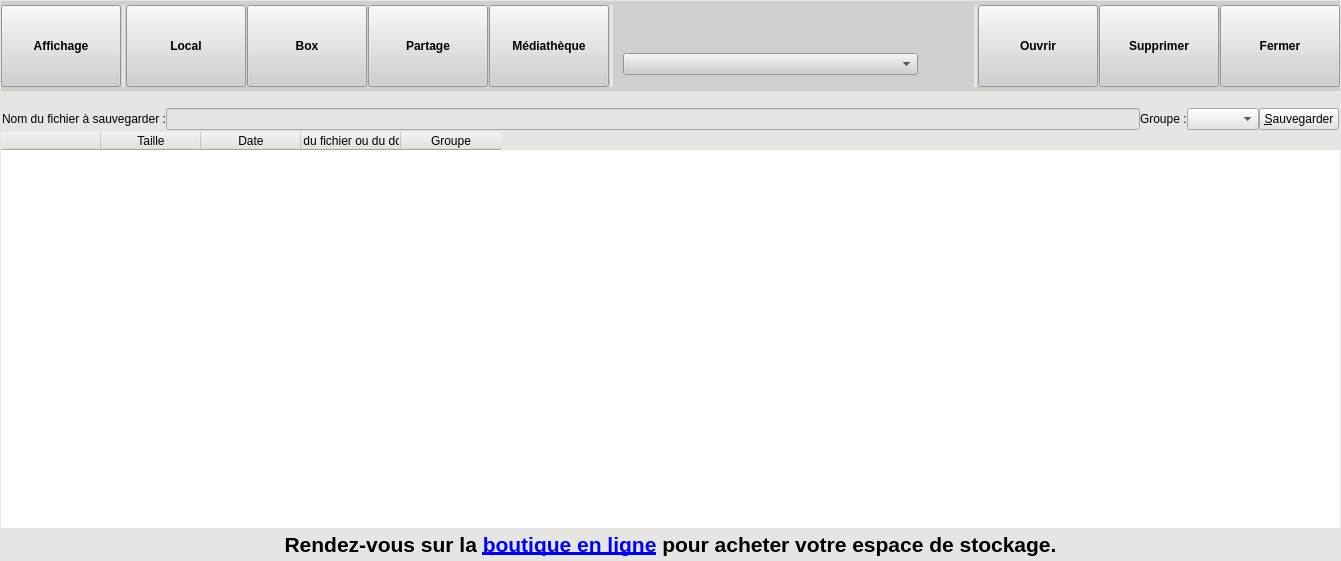
<?xml version="1.0" encoding="UTF-8"?>
<ui version="4.0">
 <class>AbulEduBoxFileManagerV1</class>
 <widget class="QWidget" name="AbulEduBoxFileManagerV1">
  <property name="geometry">
   <rect>
    <x>0</x>
    <y>0</y>
    <width>1341</width>
    <height>561</height>
   </rect>
  </property>
  <property name="minimumSize">
   <size>
    <width>0</width>
    <height>0</height>
   </size>
  </property>
  <property name="windowTitle">
   <string>Gestionnaire de fichiers AbulÉduBox</string>
  </property>
  <property name="styleSheet">
   <string notr="true">background-color:#e5e6e1; </string>
  </property>
  <layout class="QGridLayout" name="gridLayout">
   <property name="leftMargin">
    <number>1</number>
   </property>
   <property name="topMargin">
    <number>1</number>
   </property>
   <property name="rightMargin">
    <number>1</number>
   </property>
   <property name="bottomMargin">
    <number>1</number>
   </property>
   <property name="spacing">
    <number>1</number>
   </property>
   <item row="3" column="0">
    <widget class="QStackedWidget" name="stackedWidgetAbulEduBoxFileManager">
     <property name="styleSheet">
      <string notr="true">QWidget #stackedWidget {
	background: transparent;
}

QWidget #pageSimple {
	background: transparent;
}

QWidget #pageComplet {
	background: transparent;
}
</string>
     </property>
     <property name="currentIndex">
      <number>0</number>
     </property>
     <widget class="QWidget" name="pageComplet">
      <layout class="QGridLayout" name="gridLayout_2">
       <property name="leftMargin">
        <number>0</number>
       </property>
       <property name="topMargin">
        <number>0</number>
       </property>
       <property name="rightMargin">
        <number>0</number>
       </property>
       <property name="bottomMargin">
        <number>0</number>
       </property>
       <property name="spacing">
        <number>0</number>
       </property>
       <item row="0" column="0">
        <widget class="QFrame" name="frmCompletBas">
         <property name="sizePolicy">
          <sizepolicy hsizetype="Preferred" vsizetype="Expanding">
           <horstretch>0</horstretch>
           <verstretch>0</verstretch>
          </sizepolicy>
         </property>
         <property name="minimumSize">
          <size>
           <width>0</width>
           <height>0</height>
          </size>
         </property>
         <property name="styleSheet">
          <string notr="true"/>
         </property>
         <property name="frameShape">
          <enum>QFrame::NoFrame</enum>
         </property>
         <property name="frameShadow">
          <enum>QFrame::Plain</enum>
         </property>
         <property name="lineWidth">
          <number>0</number>
         </property>
         <layout class="QGridLayout" name="gridLayout_5">
          <property name="leftMargin">
           <number>0</number>
          </property>
          <property name="topMargin">
           <number>0</number>
          </property>
          <property name="rightMargin">
           <number>0</number>
          </property>
          <property name="bottomMargin">
           <number>0</number>
          </property>
          <property name="spacing">
           <number>0</number>
          </property>
          <item row="0" column="0" rowspan="2">
           <widget class="QTableWidget" name="twComplet">
            <property name="contextMenuPolicy">
             <enum>Qt::CustomContextMenu</enum>
            </property>
            <property name="styleSheet">
             <string notr="true">QTableWidget {
  border-radius: 0px;
  border-style: solid;
  border-color: #fff;
  background: #fff;
  padding: 0px;
}</string>
            </property>
            <property name="frameShape">
             <enum>QFrame::NoFrame</enum>
            </property>
            <property name="lineWidth">
             <number>0</number>
            </property>
            <property name="horizontalScrollBarPolicy">
             <enum>Qt::ScrollBarAlwaysOff</enum>
            </property>
            <property name="editTriggers">
             <set>QAbstractItemView::NoEditTriggers</set>
            </property>
            <property name="alternatingRowColors">
             <bool>true</bool>
            </property>
            <property name="selectionMode">
             <enum>QAbstractItemView::SingleSelection</enum>
            </property>
            <property name="selectionBehavior">
             <enum>QAbstractItemView::SelectRows</enum>
            </property>
            <property name="iconSize">
             <size>
              <width>48</width>
              <height>48</height>
             </size>
            </property>
            <property name="showGrid">
             <bool>false</bool>
            </property>
            <property name="gridStyle">
             <enum>Qt::NoPen</enum>
            </property>
            <property name="sortingEnabled">
             <bool>true</bool>
            </property>
            <property name="wordWrap">
             <bool>false</bool>
            </property>
            <property name="cornerButtonEnabled">
             <bool>false</bool>
            </property>
            <attribute name="verticalHeaderVisible">
             <bool>false</bool>
            </attribute>
            <column>
             <property name="text">
              <string/>
             </property>
            </column>
            <column>
             <property name="text">
              <string>Taille</string>
             </property>
            </column>
            <column>
             <property name="text">
              <string>Date</string>
             </property>
            </column>
            <column>
             <property name="text">
              <string>Nom du fichier ou du dossier</string>
             </property>
            </column>
            <column>
             <property name="text">
              <string>Groupe</string>
             </property>
            </column>
           </widget>
          </item>
         </layout>
        </widget>
       </item>
      </layout>
     </widget>
     <widget class="QWidget" name="pageSimple">
      <layout class="QGridLayout" name="gridLayout_4">
       <property name="leftMargin">
        <number>3</number>
       </property>
       <property name="topMargin">
        <number>0</number>
       </property>
       <property name="rightMargin">
        <number>0</number>
       </property>
       <property name="bottomMargin">
        <number>3</number>
       </property>
       <property name="spacing">
        <number>0</number>
       </property>
       <item row="0" column="0">
        <widget class="QFrame" name="frmSimpleHaut">
         <property name="styleSheet">
          <string notr="true">vertical-align: top;</string>
         </property>
         <property name="frameShape">
          <enum>QFrame::NoFrame</enum>
         </property>
         <property name="frameShadow">
          <enum>QFrame::Plain</enum>
         </property>
         <property name="lineWidth">
          <number>0</number>
         </property>
         <layout class="QGridLayout" name="gridLayout_3">
          <property name="leftMargin">
           <number>2</number>
          </property>
          <property name="topMargin">
           <number>0</number>
          </property>
          <property name="rightMargin">
           <number>2</number>
          </property>
          <property name="bottomMargin">
           <number>0</number>
          </property>
          <property name="horizontalSpacing">
           <number>4</number>
          </property>
          <property name="verticalSpacing">
           <number>0</number>
          </property>
          <item row="0" column="0">
           <widget class="QFrame" name="frmSimpleBas">
            <property name="styleSheet">
             <string notr="true"/>
            </property>
            <property name="frameShape">
             <enum>QFrame::NoFrame</enum>
            </property>
            <property name="frameShadow">
             <enum>QFrame::Plain</enum>
            </property>
            <property name="lineWidth">
             <number>0</number>
            </property>
            <layout class="QGridLayout" name="gridLayout_6">
             <item row="0" column="0">
              <widget class="QListWidget" name="lwSimple">
               <property name="styleSheet">
                <string notr="true">QListWidget {
  border-radius: 15px;
  border-style: solid;
  border-color: #fff;
  background: #fff;
  padding: 10px;
}</string>
               </property>
               <property name="horizontalScrollBarPolicy">
                <enum>Qt::ScrollBarAlwaysOff</enum>
               </property>
               <property name="editTriggers">
                <set>QAbstractItemView::DoubleClicked|QAbstractItemView::SelectedClicked</set>
               </property>
               <property name="showDropIndicator" stdset="0">
                <bool>false</bool>
               </property>
               <property name="dragDropMode">
                <enum>QAbstractItemView::DragDrop</enum>
               </property>
               <property name="iconSize">
                <size>
                 <width>96</width>
                 <height>96</height>
                </size>
               </property>
               <property name="textElideMode">
                <enum>Qt::ElideNone</enum>
               </property>
               <property name="movement">
                <enum>QListView::Free</enum>
               </property>
               <property name="viewMode">
                <enum>QListView::IconMode</enum>
               </property>
               <property name="uniformItemSizes">
                <bool>true</bool>
               </property>
               <property name="sortingEnabled">
                <bool>true</bool>
               </property>
              </widget>
             </item>
            </layout>
           </widget>
          </item>
         </layout>
        </widget>
       </item>
      </layout>
     </widget>
     <widget class="QWidget" name="pageMediatheque">
      <layout class="QGridLayout" name="gridLayout_7">
       <property name="leftMargin">
        <number>3</number>
       </property>
       <property name="topMargin">
        <number>3</number>
       </property>
       <property name="rightMargin">
        <number>3</number>
       </property>
       <property name="bottomMargin">
        <number>3</number>
       </property>
       <property name="horizontalSpacing">
        <number>3</number>
       </property>
       <property name="verticalSpacing">
        <number>0</number>
       </property>
       <item row="0" column="0">
        <widget class="AbulEduMediathequeGetV1" name="widgetMediathequeGet" native="true"/>
       </item>
      </layout>
     </widget>
     <widget class="QWidget" name="pageAbulEduBoxFileManagerSSOLogin">
      <layout class="QVBoxLayout" name="verticalLayout">
       <property name="spacing">
        <number>0</number>
       </property>
       <property name="leftMargin">
        <number>3</number>
       </property>
       <property name="topMargin">
        <number>3</number>
       </property>
       <property name="rightMargin">
        <number>3</number>
       </property>
       <property name="bottomMargin">
        <number>3</number>
       </property>
       <item>
        <widget class="AbulEduSSOLoginV1" name="widgetAbuleduSSOLogin" native="true"/>
       </item>
       <item>
        <spacer name="verticalSpacer_2">
         <property name="orientation">
          <enum>Qt::Vertical</enum>
         </property>
         <property name="sizeHint" stdset="0">
          <size>
           <width>20</width>
           <height>407</height>
          </size>
         </property>
        </spacer>
       </item>
      </layout>
     </widget>
    </widget>
   </item>
   <item row="0" column="0">
    <widget class="QFrame" name="frmCompletHaut">
     <property name="sizePolicy">
      <sizepolicy hsizetype="Preferred" vsizetype="Minimum">
       <horstretch>0</horstretch>
       <verstretch>0</verstretch>
      </sizepolicy>
     </property>
     <property name="minimumSize">
      <size>
       <width>30</width>
       <height>90</height>
      </size>
     </property>
     <property name="maximumSize">
      <size>
       <width>16777215</width>
       <height>16777215</height>
      </size>
     </property>
     <property name="styleSheet">
      <string notr="true">background-color:#cfcfcf;</string>
     </property>
     <property name="frameShape">
      <enum>QFrame::NoFrame</enum>
     </property>
     <property name="frameShadow">
      <enum>QFrame::Plain</enum>
     </property>
     <property name="lineWidth">
      <number>0</number>
     </property>
     <layout class="QGridLayout" name="gridLayout_8">
      <property name="leftMargin">
       <number>0</number>
      </property>
      <property name="topMargin">
       <number>0</number>
      </property>
      <property name="rightMargin">
       <number>0</number>
      </property>
      <property name="bottomMargin">
       <number>0</number>
      </property>
      <property name="horizontalSpacing">
       <number>1</number>
      </property>
      <property name="verticalSpacing">
       <number>0</number>
      </property>
      <item row="0" column="2">
       <widget class="QFrame" name="separationVH1">
        <property name="minimumSize">
         <size>
          <width>0</width>
          <height>0</height>
         </size>
        </property>
        <property name="maximumSize">
         <size>
          <width>3</width>
          <height>16777215</height>
         </size>
        </property>
        <property name="styleSheet">
         <string notr="true">background-color:#e5e6e1;</string>
        </property>
        <property name="frameShape">
         <enum>QFrame::NoFrame</enum>
        </property>
        <property name="frameShadow">
         <enum>QFrame::Raised</enum>
        </property>
       </widget>
      </item>
      <item row="0" column="8">
       <widget class="QFrame" name="separationVH2">
        <property name="minimumSize">
         <size>
          <width>0</width>
          <height>0</height>
         </size>
        </property>
        <property name="maximumSize">
         <size>
          <width>3</width>
          <height>16777215</height>
         </size>
        </property>
        <property name="styleSheet">
         <string notr="true">background-color:#e5e6e1;</string>
        </property>
        <property name="frameShape">
         <enum>QFrame::NoFrame</enum>
        </property>
        <property name="frameShadow">
         <enum>QFrame::Raised</enum>
        </property>
       </widget>
      </item>
      <item row="0" column="3">
       <widget class="AbulEduFlatBoutonV1" name="btnMonPC">
        <property name="sizePolicy">
         <sizepolicy hsizetype="Preferred" vsizetype="Preferred">
          <horstretch>0</horstretch>
          <verstretch>0</verstretch>
         </sizepolicy>
        </property>
        <property name="minimumSize">
         <size>
          <width>0</width>
          <height>0</height>
         </size>
        </property>
        <property name="maximumSize">
         <size>
          <width>120</width>
          <height>110</height>
         </size>
        </property>
        <property name="font">
         <font>
          <pointsize>9</pointsize>
          <weight>75</weight>
          <bold>true</bold>
         </font>
        </property>
        <property name="autoFillBackground">
         <bool>false</bool>
        </property>
        <property name="text">
         <string>Local</string>
        </property>
        <property name="checkable">
         <bool>true</bool>
        </property>
        <property name="autoExclusive">
         <bool>true</bool>
        </property>
        <property name="IconeNormale" stdset="0">
         <string notr="true">:/abuleduboxfilemanagerv1/disqueDur</string>
        </property>
        <property name="IconeSurvol" stdset="0">
         <string notr="true">:/abuleduboxfilemanagerv1/disqueDurHover</string>
        </property>
        <property name="IconePressed" stdset="0">
         <string notr="true">:/abuleduboxfilemanagerv1/disqueDurPressed</string>
        </property>
        <property name="IconeDisabled" stdset="0">
         <string notr="true">:/abuleduboxfilemanagerv1/disqueDurDisabled</string>
        </property>
        <property name="BackgroundAlignment" stdset="0">
         <string notr="true">center top</string>
        </property>
        <property name="TextePaddingLeft" stdset="0">
         <double>-5.000000000000000</double>
        </property>
        <property name="TextePaddingRight" stdset="0">
         <double>-10.000000000000000</double>
        </property>
        <property name="AbeFlatBoutonFontSize" stdset="0">
         <number>10</number>
        </property>
        <property name="CouleurTexteNormale" stdset="0">
         <color>
          <red>255</red>
          <green>255</green>
          <blue>255</blue>
         </color>
        </property>
        <property name="CouleurTexteSurvol" stdset="0">
         <color>
          <red>170</red>
          <green>170</green>
          <blue>170</blue>
         </color>
        </property>
        <property name="CouleurTextePressed" stdset="0">
         <color>
          <red>140</red>
          <green>140</green>
          <blue>140</blue>
         </color>
        </property>
        <property name="CouleurTexteDisabled" stdset="0">
         <color>
          <red>230</red>
          <green>230</green>
          <blue>230</blue>
         </color>
        </property>
       </widget>
      </item>
      <item row="0" column="10">
       <widget class="QFrame" name="frmRecherche">
        <property name="maximumSize">
         <size>
          <width>16777215</width>
          <height>82</height>
         </size>
        </property>
        <property name="styleSheet">
         <string notr="true"/>
        </property>
        <layout class="QGridLayout" name="gl_recherche">
         <property name="verticalSpacing">
          <number>12</number>
         </property>
         <item row="0" column="0">
          <widget class="QLineEdit" name="leRecherche">
           <property name="sizePolicy">
            <sizepolicy hsizetype="Preferred" vsizetype="Fixed">
             <horstretch>0</horstretch>
             <verstretch>0</verstretch>
            </sizepolicy>
           </property>
           <property name="minimumSize">
            <size>
             <width>0</width>
             <height>0</height>
            </size>
           </property>
           <property name="styleSheet">
            <string notr="true">padding: 0 0 0 25px;
background: url(:/abuleduboxfilemanagerv1/loupe) no-repeat left;
height: 25px;
border-radius: 5px;
width: 220px;
</string>
           </property>
          </widget>
         </item>
         <item row="0" column="1">
          <widget class="AbulEduFlatBoutonV1" name="btnRechercher">
           <property name="minimumSize">
            <size>
             <width>0</width>
             <height>0</height>
            </size>
           </property>
           <property name="maximumSize">
            <size>
             <width>40</width>
             <height>40</height>
            </size>
           </property>
           <property name="text">
            <string/>
           </property>
           <property name="flat">
            <bool>true</bool>
           </property>
           <property name="IconeNormale" stdset="0">
            <string notr="true">:/abuleduboxfilemanagerv1/go</string>
           </property>
           <property name="IconeSurvol" stdset="0">
            <string notr="true">:/abuleduboxfilemanagerv1/goHover</string>
           </property>
           <property name="IconePressed" stdset="0">
            <string notr="true">:/abuleduboxfilemanagerv1/goPressed</string>
           </property>
           <property name="IconeDisabled" stdset="0">
            <string notr="true">:/abuleduboxfilemanagerv1/goDisabled</string>
           </property>
          </widget>
         </item>
         <item row="2" column="0">
          <widget class="QComboBox" name="cbChoixAppliImporter">
           <property name="minimumSize">
            <size>
             <width>0</width>
             <height>0</height>
            </size>
           </property>
           <property name="insertPolicy">
            <enum>QComboBox::InsertAlphabetically</enum>
           </property>
           <property name="sizeAdjustPolicy">
            <enum>QComboBox::AdjustToMinimumContentsLength</enum>
           </property>
          </widget>
         </item>
        </layout>
       </widget>
      </item>
      <item row="0" column="4">
       <widget class="AbulEduFlatBoutonV1" name="btnBoxPerso">
        <property name="sizePolicy">
         <sizepolicy hsizetype="Preferred" vsizetype="Preferred">
          <horstretch>0</horstretch>
          <verstretch>0</verstretch>
         </sizepolicy>
        </property>
        <property name="minimumSize">
         <size>
          <width>0</width>
          <height>0</height>
         </size>
        </property>
        <property name="maximumSize">
         <size>
          <width>120</width>
          <height>110</height>
         </size>
        </property>
        <property name="font">
         <font>
          <pointsize>9</pointsize>
          <weight>75</weight>
          <bold>true</bold>
         </font>
        </property>
        <property name="cursor">
         <cursorShape>PointingHandCursor</cursorShape>
        </property>
        <property name="autoFillBackground">
         <bool>false</bool>
        </property>
        <property name="text">
         <string>Box</string>
        </property>
        <property name="checkable">
         <bool>true</bool>
        </property>
        <property name="autoExclusive">
         <bool>true</bool>
        </property>
        <property name="flat">
         <bool>false</bool>
        </property>
        <property name="IconeNormale" stdset="0">
         <string notr="true">:/abuleduboxfilemanagerv1/box</string>
        </property>
        <property name="IconeSurvol" stdset="0">
         <string notr="true">:/abuleduboxfilemanagerv1/boxHover</string>
        </property>
        <property name="IconePressed" stdset="0">
         <string notr="true">:/abuleduboxfilemanagerv1/boxPressed</string>
        </property>
        <property name="IconeDisabled" stdset="0">
         <string notr="true">:/abuleduboxfilemanagerv1/boxDisabled</string>
        </property>
        <property name="BackgroundAlignment" stdset="0">
         <string notr="true">center top</string>
        </property>
        <property name="TextePaddingLeft" stdset="0">
         <double>-5.000000000000000</double>
        </property>
        <property name="TextePaddingRight" stdset="0">
         <double>-10.000000000000000</double>
        </property>
        <property name="AbeFlatBoutonFontSize" stdset="0">
         <number>10</number>
        </property>
        <property name="CouleurTexteNormale" stdset="0">
         <color>
          <red>255</red>
          <green>255</green>
          <blue>255</blue>
         </color>
        </property>
        <property name="CouleurTexteSurvol" stdset="0">
         <color>
          <red>170</red>
          <green>170</green>
          <blue>170</blue>
         </color>
        </property>
        <property name="CouleurTextePressed" stdset="0">
         <color>
          <red>140</red>
          <green>140</green>
          <blue>140</blue>
         </color>
        </property>
        <property name="CouleurTexteDisabled" stdset="0">
         <color>
          <red>230</red>
          <green>230</green>
          <blue>230</blue>
         </color>
        </property>
       </widget>
      </item>
      <item row="0" column="13">
       <widget class="AbulEduFlatBoutonV1" name="btnOuvrir">
        <property name="sizePolicy">
         <sizepolicy hsizetype="Preferred" vsizetype="Preferred">
          <horstretch>0</horstretch>
          <verstretch>0</verstretch>
         </sizepolicy>
        </property>
        <property name="minimumSize">
         <size>
          <width>0</width>
          <height>0</height>
         </size>
        </property>
        <property name="maximumSize">
         <size>
          <width>120</width>
          <height>110</height>
         </size>
        </property>
        <property name="font">
         <font>
          <pointsize>9</pointsize>
          <weight>75</weight>
          <bold>true</bold>
         </font>
        </property>
        <property name="cursor">
         <cursorShape>PointingHandCursor</cursorShape>
        </property>
        <property name="autoFillBackground">
         <bool>false</bool>
        </property>
        <property name="text">
         <string>Ouvrir</string>
        </property>
        <property name="flat">
         <bool>false</bool>
        </property>
        <property name="IconeNormale" stdset="0">
         <string notr="true">:/abuleduboxfilemanagerv1/ouvrir</string>
        </property>
        <property name="IconeSurvol" stdset="0">
         <string notr="true">:/abuleduboxfilemanagerv1/ouvrirHover</string>
        </property>
        <property name="IconePressed" stdset="0">
         <string notr="true">:/abuleduboxfilemanagerv1/ouvrirPressed</string>
        </property>
        <property name="IconeDisabled" stdset="0">
         <string notr="true">:/abuleduboxfilemanagerv1/ouvrirDisabled</string>
        </property>
        <property name="BackgroundAlignment" stdset="0">
         <string notr="true">center top</string>
        </property>
        <property name="TextePaddingLeft" stdset="0">
         <double>-5.000000000000000</double>
        </property>
        <property name="TextePaddingRight" stdset="0">
         <double>-10.000000000000000</double>
        </property>
        <property name="TextePaddingBottom" stdset="0">
         <double>10.000000000000000</double>
        </property>
        <property name="AbeFlatBoutonFontSize" stdset="0">
         <number>10</number>
        </property>
        <property name="CouleurTexteNormale" stdset="0">
         <color>
          <red>255</red>
          <green>255</green>
          <blue>255</blue>
         </color>
        </property>
        <property name="CouleurTexteSurvol" stdset="0">
         <color>
          <red>170</red>
          <green>170</green>
          <blue>170</blue>
         </color>
        </property>
        <property name="CouleurTextePressed" stdset="0">
         <color>
          <red>140</red>
          <green>140</green>
          <blue>140</blue>
         </color>
        </property>
        <property name="CouleurTexteDisabled" stdset="0">
         <color>
          <red>230</red>
          <green>230</green>
          <blue>230</blue>
         </color>
        </property>
       </widget>
      </item>
      <item row="0" column="0">
       <widget class="AbulEduFlatBoutonV1" name="btnChangeAffichage">
        <property name="sizePolicy">
         <sizepolicy hsizetype="Preferred" vsizetype="Preferred">
          <horstretch>0</horstretch>
          <verstretch>0</verstretch>
         </sizepolicy>
        </property>
        <property name="minimumSize">
         <size>
          <width>0</width>
          <height>0</height>
         </size>
        </property>
        <property name="maximumSize">
         <size>
          <width>120</width>
          <height>110</height>
         </size>
        </property>
        <property name="font">
         <font>
          <pointsize>9</pointsize>
          <weight>75</weight>
          <bold>true</bold>
         </font>
        </property>
        <property name="cursor">
         <cursorShape>PointingHandCursor</cursorShape>
        </property>
        <property name="autoFillBackground">
         <bool>false</bool>
        </property>
        <property name="text">
         <string>Affichage</string>
        </property>
        <property name="flat">
         <bool>false</bool>
        </property>
        <property name="IconeNormale" stdset="0">
         <string notr="true">:/abuleduboxfilemanagerv1/affichageComplet</string>
        </property>
        <property name="IconeSurvol" stdset="0">
         <string notr="true">:/abuleduboxfilemanagerv1/affichageCompletHover</string>
        </property>
        <property name="IconePressed" stdset="0">
         <string notr="true">:/abuleduboxfilemanagerv1/affichageCompletPressed</string>
        </property>
        <property name="IconeDisabled" stdset="0">
         <string notr="true">:/abuleduboxfilemanagerv1/affichageCompletDisabled</string>
        </property>
        <property name="TextePaddingLeft" stdset="0">
         <double>-5.000000000000000</double>
        </property>
        <property name="TextePaddingRight" stdset="0">
         <double>-10.000000000000000</double>
        </property>
        <property name="AbeFlatBoutonFontSize" stdset="0">
         <number>10</number>
        </property>
        <property name="CouleurTexteNormale" stdset="0">
         <color>
          <red>255</red>
          <green>255</green>
          <blue>255</blue>
         </color>
        </property>
        <property name="CouleurTexteSurvol" stdset="0">
         <color>
          <red>170</red>
          <green>170</green>
          <blue>170</blue>
         </color>
        </property>
        <property name="CouleurTextePressed" stdset="0">
         <color>
          <red>140</red>
          <green>140</green>
          <blue>140</blue>
         </color>
        </property>
        <property name="CouleurTexteDisabled" stdset="0">
         <color>
          <red>230</red>
          <green>230</green>
          <blue>230</blue>
         </color>
        </property>
       </widget>
      </item>
      <item row="0" column="15">
       <widget class="AbulEduFlatBoutonV1" name="btnFermer">
        <property name="sizePolicy">
         <sizepolicy hsizetype="Preferred" vsizetype="Preferred">
          <horstretch>0</horstretch>
          <verstretch>0</verstretch>
         </sizepolicy>
        </property>
        <property name="minimumSize">
         <size>
          <width>0</width>
          <height>0</height>
         </size>
        </property>
        <property name="maximumSize">
         <size>
          <width>120</width>
          <height>110</height>
         </size>
        </property>
        <property name="font">
         <font>
          <pointsize>9</pointsize>
          <weight>75</weight>
          <bold>true</bold>
         </font>
        </property>
        <property name="cursor">
         <cursorShape>PointingHandCursor</cursorShape>
        </property>
        <property name="text">
         <string>Fermer</string>
        </property>
        <property name="IconeNormale" stdset="0">
         <string notr="true">:/abuleduboxfilemanagerv1/quitter</string>
        </property>
        <property name="IconeSurvol" stdset="0">
         <string notr="true">:/abuleduboxfilemanagerv1/quitterHover</string>
        </property>
        <property name="IconePressed" stdset="0">
         <string notr="true">:/abuleduboxfilemanagerv1/quitterPressed</string>
        </property>
        <property name="IconeDisabled" stdset="0">
         <string notr="true">:/abuleduboxfilemanagerv1/quitterDisabled</string>
        </property>
        <property name="BackgroundAlignment" stdset="0">
         <string notr="true">center top</string>
        </property>
        <property name="TextePaddingLeft" stdset="0">
         <double>-5.000000000000000</double>
        </property>
        <property name="TextePaddingRight" stdset="0">
         <double>-10.000000000000000</double>
        </property>
        <property name="TextePaddingBottom" stdset="0">
         <double>10.000000000000000</double>
        </property>
        <property name="AbeFlatBoutonFontSize" stdset="0">
         <number>10</number>
        </property>
        <property name="CouleurTexteNormale" stdset="0">
         <color>
          <red>255</red>
          <green>255</green>
          <blue>255</blue>
         </color>
        </property>
        <property name="CouleurTexteSurvol" stdset="0">
         <color>
          <red>170</red>
          <green>170</green>
          <blue>170</blue>
         </color>
        </property>
        <property name="CouleurTextePressed" stdset="0">
         <color>
          <red>140</red>
          <green>140</green>
          <blue>140</blue>
         </color>
        </property>
        <property name="CouleurTexteDisabled" stdset="0">
         <color>
          <red>230</red>
          <green>230</green>
          <blue>230</blue>
         </color>
        </property>
       </widget>
      </item>
      <item row="0" column="11">
       <widget class="QFrame" name="separationVH3">
        <property name="minimumSize">
         <size>
          <width>0</width>
          <height>0</height>
         </size>
        </property>
        <property name="maximumSize">
         <size>
          <width>3</width>
          <height>16777215</height>
         </size>
        </property>
        <property name="styleSheet">
         <string notr="true">background-color:#e5e6e1;</string>
        </property>
        <property name="frameShape">
         <enum>QFrame::NoFrame</enum>
        </property>
        <property name="frameShadow">
         <enum>QFrame::Raised</enum>
        </property>
       </widget>
      </item>
      <item row="0" column="5">
       <widget class="AbulEduFlatBoutonV1" name="btnBoxPartagee">
        <property name="sizePolicy">
         <sizepolicy hsizetype="Preferred" vsizetype="Preferred">
          <horstretch>0</horstretch>
          <verstretch>0</verstretch>
         </sizepolicy>
        </property>
        <property name="minimumSize">
         <size>
          <width>0</width>
          <height>0</height>
         </size>
        </property>
        <property name="maximumSize">
         <size>
          <width>120</width>
          <height>110</height>
         </size>
        </property>
        <property name="font">
         <font>
          <pointsize>9</pointsize>
          <weight>75</weight>
          <bold>true</bold>
         </font>
        </property>
        <property name="cursor">
         <cursorShape>PointingHandCursor</cursorShape>
        </property>
        <property name="autoFillBackground">
         <bool>false</bool>
        </property>
        <property name="text">
         <string>Partage</string>
        </property>
        <property name="checkable">
         <bool>true</bool>
        </property>
        <property name="autoExclusive">
         <bool>true</bool>
        </property>
        <property name="flat">
         <bool>false</bool>
        </property>
        <property name="IconeNormale" stdset="0">
         <string notr="true">:/abuleduboxfilemanagerv1/boxes</string>
        </property>
        <property name="IconeSurvol" stdset="0">
         <string notr="true">:/abuleduboxfilemanagerv1/boxesHover</string>
        </property>
        <property name="IconePressed" stdset="0">
         <string notr="true">:/abuleduboxfilemanagerv1/boxesPressed</string>
        </property>
        <property name="IconeDisabled" stdset="0">
         <string notr="true">:/abuleduboxfilemanagerv1/boxesDisabled</string>
        </property>
        <property name="BackgroundAlignment" stdset="0">
         <string notr="true">center top</string>
        </property>
        <property name="TextePaddingLeft" stdset="0">
         <double>-5.000000000000000</double>
        </property>
        <property name="TextePaddingRight" stdset="0">
         <double>-10.000000000000000</double>
        </property>
        <property name="AbeFlatBoutonFontSize" stdset="0">
         <number>10</number>
        </property>
        <property name="CouleurTexteNormale" stdset="0">
         <color>
          <red>255</red>
          <green>255</green>
          <blue>255</blue>
         </color>
        </property>
        <property name="CouleurTexteSurvol" stdset="0">
         <color>
          <red>170</red>
          <green>170</green>
          <blue>170</blue>
         </color>
        </property>
        <property name="CouleurTextePressed" stdset="0">
         <color>
          <red>140</red>
          <green>140</green>
          <blue>140</blue>
         </color>
        </property>
        <property name="CouleurTexteDisabled" stdset="0">
         <color>
          <red>230</red>
          <green>230</green>
          <blue>230</blue>
         </color>
        </property>
       </widget>
      </item>
      <item row="0" column="6">
       <widget class="AbulEduFlatBoutonV1" name="btnMediatheque">
        <property name="sizePolicy">
         <sizepolicy hsizetype="Preferred" vsizetype="Preferred">
          <horstretch>0</horstretch>
          <verstretch>0</verstretch>
         </sizepolicy>
        </property>
        <property name="minimumSize">
         <size>
          <width>0</width>
          <height>0</height>
         </size>
        </property>
        <property name="maximumSize">
         <size>
          <width>120</width>
          <height>110</height>
         </size>
        </property>
        <property name="font">
         <font>
          <pointsize>9</pointsize>
          <weight>75</weight>
          <bold>true</bold>
         </font>
        </property>
        <property name="cursor">
         <cursorShape>PointingHandCursor</cursorShape>
        </property>
        <property name="text">
         <string>Médiathèque</string>
        </property>
        <property name="checkable">
         <bool>true</bool>
        </property>
        <property name="autoExclusive">
         <bool>true</bool>
        </property>
        <property name="IconeNormale" stdset="0">
         <string notr="true">:/abuleduboxfilemanagerv1/mediatheque</string>
        </property>
        <property name="IconeSurvol" stdset="0">
         <string notr="true">:/abuleduboxfilemanagerv1/mediathequeHover</string>
        </property>
        <property name="IconePressed" stdset="0">
         <string notr="true">:/abuleduboxfilemanagerv1/mediathequePressed</string>
        </property>
        <property name="IconeDisabled" stdset="0">
         <string notr="true">:/abuleduboxfilemanagerv1/mediathequePressedDisabled</string>
        </property>
        <property name="BackgroundAlignment" stdset="0">
         <string notr="true">center top</string>
        </property>
        <property name="TextePaddingLeft" stdset="0">
         <double>-5.000000000000000</double>
        </property>
        <property name="TextePaddingRight" stdset="0">
         <double>-10.000000000000000</double>
        </property>
        <property name="TextePaddingBottom" stdset="0">
         <double>10.000000000000000</double>
        </property>
        <property name="AbeFlatBoutonFontSize" stdset="0">
         <number>10</number>
        </property>
        <property name="CouleurTexteNormale" stdset="0">
         <color>
          <red>255</red>
          <green>255</green>
          <blue>255</blue>
         </color>
        </property>
        <property name="CouleurTexteSurvol" stdset="0">
         <color>
          <red>170</red>
          <green>170</green>
          <blue>170</blue>
         </color>
        </property>
        <property name="CouleurTextePressed" stdset="0">
         <color>
          <red>140</red>
          <green>140</green>
          <blue>140</blue>
         </color>
        </property>
        <property name="CouleurTexteDisabled" stdset="0">
         <color>
          <red>230</red>
          <green>230</green>
          <blue>230</blue>
         </color>
        </property>
       </widget>
      </item>
      <item row="0" column="14">
       <widget class="AbulEduFlatBoutonV1" name="btnSupprimer">
        <property name="sizePolicy">
         <sizepolicy hsizetype="Preferred" vsizetype="Preferred">
          <horstretch>0</horstretch>
          <verstretch>0</verstretch>
         </sizepolicy>
        </property>
        <property name="minimumSize">
         <size>
          <width>0</width>
          <height>0</height>
         </size>
        </property>
        <property name="maximumSize">
         <size>
          <width>120</width>
          <height>110</height>
         </size>
        </property>
        <property name="font">
         <font>
          <pointsize>9</pointsize>
          <weight>75</weight>
          <bold>true</bold>
         </font>
        </property>
        <property name="cursor">
         <cursorShape>PointingHandCursor</cursorShape>
        </property>
        <property name="text">
         <string>Supprimer</string>
        </property>
        <property name="IconeNormale" stdset="0">
         <string notr="true">:/abuleduboxfilemanagerv1/supprimer</string>
        </property>
        <property name="IconeSurvol" stdset="0">
         <string notr="true">:/abuleduboxfilemanagerv1/supprimerHover</string>
        </property>
        <property name="IconePressed" stdset="0">
         <string notr="true">:/abuleduboxfilemanagerv1/supprimerPressed</string>
        </property>
        <property name="IconeDisabled" stdset="0">
         <string notr="true">:/abuleduboxfilemanagerv1/supprimerDisabled</string>
        </property>
        <property name="BackgroundAlignment" stdset="0">
         <string notr="true">center top</string>
        </property>
        <property name="TextePaddingLeft" stdset="0">
         <double>-5.000000000000000</double>
        </property>
        <property name="TextePaddingRight" stdset="0">
         <double>-10.000000000000000</double>
        </property>
        <property name="TextePaddingBottom" stdset="0">
         <double>10.000000000000000</double>
        </property>
        <property name="AbeFlatBoutonFontSize" stdset="0">
         <number>10</number>
        </property>
        <property name="CouleurTexteNormale" stdset="0">
         <color>
          <red>255</red>
          <green>255</green>
          <blue>255</blue>
         </color>
        </property>
        <property name="CouleurTexteSurvol" stdset="0">
         <color>
          <red>170</red>
          <green>170</green>
          <blue>170</blue>
         </color>
        </property>
        <property name="CouleurTextePressed" stdset="0">
         <color>
          <red>140</red>
          <green>140</green>
          <blue>140</blue>
         </color>
        </property>
        <property name="CouleurTexteDisabled" stdset="0">
         <color>
          <red>230</red>
          <green>230</green>
          <blue>230</blue>
         </color>
        </property>
       </widget>
      </item>
     </layout>
    </widget>
   </item>
   <item row="4" column="0">
    <widget class="QFrame" name="frFooter">
     <layout class="QVBoxLayout" name="vl_footer">
      <property name="spacing">
       <number>3</number>
      </property>
      <property name="leftMargin">
       <number>3</number>
      </property>
      <property name="topMargin">
       <number>3</number>
      </property>
      <property name="rightMargin">
       <number>3</number>
      </property>
      <property name="bottomMargin">
       <number>3</number>
      </property>
      <item>
       <widget class="QLabel" name="lblAchetezEspaceStockage">
        <property name="text">
         <string>&lt;!DOCTYPE HTML PUBLIC &quot;-//W3C//DTD HTML 4.0//EN&quot; &quot;http://www.w3.org/TR/REC-html40/strict.dtd&quot;&gt;
&lt;html&gt;&lt;head&gt;&lt;meta name=&quot;qrichtext&quot; content=&quot;1&quot; /&gt;&lt;style type=&quot;text/css&quot;&gt;
p, li { white-space: pre-wrap; }
&lt;/style&gt;&lt;/head&gt;&lt;body style=&quot; font-family:'Sans'; font-size:10pt; font-weight:400; font-style:normal;&quot;&gt;
&lt;p style=&quot; margin-top:0px; margin-bottom:0px; margin-left:0px; margin-right:0px; -qt-block-indent:0; text-indent:0px;&quot;&gt;&lt;span style=&quot; font-size:16pt; font-weight:600;&quot;&gt;Rendez-vous sur la &lt;/span&gt;&lt;a href=&quot;https://www.ryxeo.com/boutique/fr/16-espace-de-stockage&quot;&gt;&lt;span style=&quot; font-size:16pt; font-weight:600; text-decoration: underline; color:#0000ff;&quot;&gt;boutique en ligne&lt;/span&gt;&lt;/a&gt;&lt;span style=&quot; font-size:16pt; font-weight:600;&quot;&gt; pour acheter votre espace de stockage.&lt;/span&gt;&lt;/p&gt;&lt;/body&gt;&lt;/html&gt;</string>
        </property>
        <property name="scaledContents">
         <bool>true</bool>
        </property>
        <property name="alignment">
         <set>Qt::AlignCenter</set>
        </property>
        <property name="wordWrap">
         <bool>true</bool>
        </property>
        <property name="openExternalLinks">
         <bool>true</bool>
        </property>
       </widget>
      </item>
     </layout>
    </widget>
   </item>
   <item row="2" column="0">
    <widget class="QWidget" name="widgetFichierSauvegarder" native="true">
     <layout class="QHBoxLayout" name="horizontalLayout">
      <property name="spacing">
       <number>0</number>
      </property>
      <property name="leftMargin">
       <number>1</number>
      </property>
      <property name="topMargin">
       <number>1</number>
      </property>
      <property name="rightMargin">
       <number>1</number>
      </property>
      <property name="bottomMargin">
       <number>1</number>
      </property>
      <item>
       <widget class="QLabel" name="lblNomFichierSauvegarder">
        <property name="text">
         <string>Nom du fichier à sauvegarder :</string>
        </property>
       </widget>
      </item>
      <item>
       <widget class="QLineEdit" name="leNomFichierSauvegarder"/>
      </item>
      <item>
       <widget class="QLabel" name="lblNomGroupeSauvegarder">
        <property name="text">
         <string>Groupe :</string>
        </property>
       </widget>
      </item>
      <item>
       <widget class="QComboBox" name="cbGroupeSauvegarder">
        <property name="insertPolicy">
         <enum>QComboBox::InsertAlphabetically</enum>
        </property>
        <property name="sizeAdjustPolicy">
         <enum>QComboBox::AdjustToContents</enum>
        </property>
       </widget>
      </item>
      <item>
       <widget class="QPushButton" name="btnNomFichierSauvegarder">
        <property name="text">
         <string>&amp;Sauvegarder</string>
        </property>
       </widget>
      </item>
     </layout>
    </widget>
   </item>
   <item row="1" column="0">
    <widget class="QLabel" name="lblInfo">
     <property name="styleSheet">
      <string notr="true"/>
     </property>
     <property name="text">
      <string/>
     </property>
     <property name="alignment">
      <set>Qt::AlignCenter</set>
     </property>
    </widget>
   </item>
  </layout>
 </widget>
 <customwidgets>
  <customwidget>
   <class>AbulEduFlatBoutonV1</class>
   <extends>QPushButton</extends>
   <header>abuleduflatboutonv1.h</header>
  </customwidget>
  <customwidget>
   <class>AbulEduMediathequeGetV1</class>
   <extends>QWidget</extends>
   <header>abuledumediathequegetv1.h</header>
   <container>1</container>
  </customwidget>
  <customwidget>
   <class>AbulEduSSOLoginV1</class>
   <extends>QWidget</extends>
   <header location="global">abuledussologinv1.h</header>
   <container>1</container>
  </customwidget>
 </customwidgets>
 <resources/>
 <connections/>
</ui>
